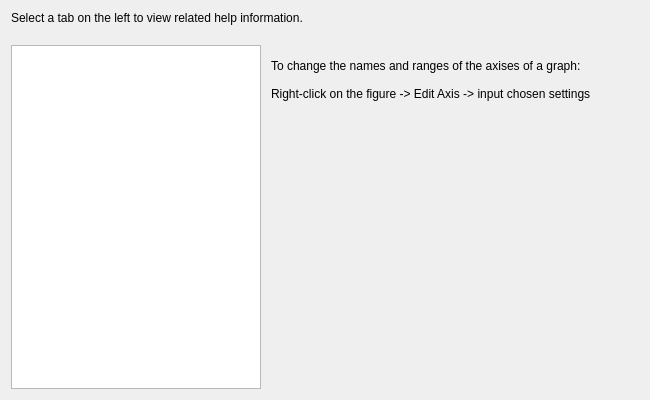
<?xml version="1.0" encoding="UTF-8"?>
<ui version="4.0">
 <class>HelpDialog</class>
 <widget class="QDialog" name="HelpDialog">
  <property name="geometry">
   <rect>
    <x>0</x>
    <y>0</y>
    <width>650</width>
    <height>400</height>
   </rect>
  </property>
  <property name="sizePolicy">
   <sizepolicy hsizetype="MinimumExpanding" vsizetype="MinimumExpanding">
    <horstretch>0</horstretch>
    <verstretch>0</verstretch>
   </sizepolicy>
  </property>
  <property name="minimumSize">
   <size>
    <width>650</width>
    <height>400</height>
   </size>
  </property>
  <property name="maximumSize">
   <size>
    <width>650</width>
    <height>400</height>
   </size>
  </property>
  <property name="windowTitle">
   <string>Help</string>
  </property>
  <property name="windowIcon">
   <iconset resource="resources.qrc">
    <normaloff>:/icons/helpSymbol.svg</normaloff>:/icons/helpSymbol.svg</iconset>
  </property>
  <layout class="QVBoxLayout" name="verticalLayout_4">
   <item>
    <widget class="QLabel" name="label_4">
     <property name="text">
      <string>Select a tab on the left to view related help information.
</string>
     </property>
    </widget>
   </item>
   <item>
    <layout class="QHBoxLayout" name="horizontalLayout">
     <item>
      <widget class="QListWidget" name="listWidget">
       <property name="minimumSize">
        <size>
         <width>250</width>
         <height>0</height>
        </size>
       </property>
       <property name="maximumSize">
        <size>
         <width>250</width>
         <height>16777215</height>
        </size>
       </property>
      </widget>
     </item>
     <item>
      <widget class="QStackedWidget" name="stackedWidget">
       <property name="currentIndex">
        <number>5</number>
       </property>
       <widget class="QWidget" name="page">
        <layout class="QVBoxLayout" name="verticalLayout">
         <item>
          <widget class="QPlainTextEdit" name="plainTextEdit">
           <property name="styleSheet">
            <string notr="true">background: transparent;
border: none;</string>
           </property>
           <property name="readOnly">
            <bool>true</bool>
           </property>
           <property name="plainText">
            <string>Loading a file can be done by clicking on:

File menu -&gt; Load Dataset -&gt; Select a dataset file

Alternatively, by clicking on the page symbol in the toolbar at the top of the app.</string>
           </property>
          </widget>
         </item>
        </layout>
       </widget>
       <widget class="QWidget" name="page_2">
        <layout class="QVBoxLayout" name="verticalLayout_5">
         <item>
          <widget class="QPlainTextEdit" name="plainTextEdit_2">
           <property name="styleSheet">
            <string notr="true">background: transparent;
border: none;</string>
           </property>
           <property name="readOnly">
            <bool>true</bool>
           </property>
           <property name="plainText">
            <string>There are two methods for plotting a dataset.

Method 1:
Right-mouse-click on the dataset -&gt; Plot -&gt; 1D Plot
Right-mouse-click on the dataset -&gt; Plot -&gt; Histogram Plot, follow instructions and click 'OK'

Method 2:
Plot -&gt; 1D Plot -&gt; Select a dataset to plot.
Plot -&gt; Histogram Plot -&gt; Follow the instructions of the dialog box and click 'OK'</string>
           </property>
          </widget>
         </item>
        </layout>
       </widget>
       <widget class="QWidget" name="page_3">
        <layout class="QVBoxLayout" name="verticalLayout_2">
         <item>
          <widget class="QPlainTextEdit" name="plainTextEdit_3">
           <property name="sizePolicy">
            <sizepolicy hsizetype="Minimum" vsizetype="Minimum">
             <horstretch>0</horstretch>
             <verstretch>0</verstretch>
            </sizepolicy>
           </property>
           <property name="styleSheet">
            <string notr="true">background: transparent;
border: none;</string>
           </property>
           <property name="readOnly">
            <bool>true</bool>
           </property>
           <property name="plainText">
            <string>To rename a loaded dataset:

right-click on the dataset -&gt; Edit Dataset Name</string>
           </property>
          </widget>
         </item>
        </layout>
       </widget>
       <widget class="QWidget" name="page_4">
        <layout class="QVBoxLayout" name="verticalLayout_3">
         <item>
          <widget class="QPlainTextEdit" name="plainTextEdit_4">
           <property name="styleSheet">
            <string notr="true">QPlainTextEdit {
background: transparent;
border: none;
}</string>
           </property>
           <property name="readOnly">
            <bool>true</bool>
           </property>
           <property name="plainText">
            <string>The app currently is designed to work with datasets saved in txt file, where the data is listed in two columns. The first column is the x coordinate of the data point while the second is the y coordinate of the datapoints.

The x and y coordinates can be either separated by a tab or a comma.</string>
           </property>
          </widget>
         </item>
        </layout>
       </widget>
       <widget class="QWidget" name="page_5">
        <layout class="QVBoxLayout" name="verticalLayout_6">
         <item>
          <widget class="QPlainTextEdit" name="plainTextEdit_5">
           <property name="styleSheet">
            <string notr="true">QPlainTextEdit {
background: transparent;
border: none;
}</string>
           </property>
           <property name="readOnly">
            <bool>true</bool>
           </property>
           <property name="plainText">
            <string>To change the colour, style etc. of a graph:

Right-click on the figure -&gt; Edit style -&gt; input chosen settings</string>
           </property>
          </widget>
         </item>
        </layout>
       </widget>
       <widget class="QWidget" name="page_9">
        <widget class="QPlainTextEdit" name="plainTextEdit_10">
         <property name="geometry">
          <rect>
           <x>0</x>
           <y>10</y>
           <width>381</width>
           <height>381</height>
          </rect>
         </property>
         <property name="styleSheet">
          <string notr="true">QPlainTextEdit {
background: transparent;
border: none;
}</string>
         </property>
         <property name="readOnly">
          <bool>true</bool>
         </property>
         <property name="plainText">
          <string>To change the names and ranges of the axises of a graph:

Right-click on the figure -&gt; Edit Axis -&gt; input chosen settings</string>
         </property>
        </widget>
       </widget>
       <widget class="QWidget" name="page_6">
        <layout class="QVBoxLayout" name="verticalLayout_7">
         <item>
          <widget class="QPlainTextEdit" name="plainTextEdit_6">
           <property name="styleSheet">
            <string notr="true">QPlainTextEdit {
background: transparent;
border: none;
}</string>
           </property>
           <property name="readOnly">
            <bool>true</bool>
           </property>
           <property name="plainText">
            <string>To plot an additional graph to a figure window:

Right-click on the figure -&gt; Add Data -&gt; select a loaded dataset to plot.</string>
           </property>
          </widget>
         </item>
        </layout>
       </widget>
       <widget class="QWidget" name="page_7">
        <layout class="QVBoxLayout" name="verticalLayout_8">
         <item>
          <widget class="QPlainTextEdit" name="plainTextEdit_7">
           <property name="styleSheet">
            <string notr="true">QPlainTextEdit {
background: transparent;
border: none;
}</string>
           </property>
           <property name="readOnly">
            <bool>true</bool>
           </property>
           <property name="plainText">
            <string>You can perform mathematical functions with entire datasets using the following method:

Analysis -&gt; Function -&gt; input a mathematical formula.

Dataset names are case sensitive and must be typed correctly and fully.

Datasets being used must be of equal size.

The mathematical equation must comprise 2 datasets. More or less than this will result in errors.</string>
           </property>
          </widget>
         </item>
        </layout>
       </widget>
       <widget class="QWidget" name="page_8">
        <widget class="QPlainTextEdit" name="plainTextEdit_9">
         <property name="geometry">
          <rect>
           <x>0</x>
           <y>7</y>
           <width>381</width>
           <height>381</height>
          </rect>
         </property>
         <property name="styleSheet">
          <string notr="true">QPlainTextEdit {
background: transparent;
border: none;
}</string>
         </property>
         <property name="readOnly">
          <bool>true</bool>
         </property>
         <property name="plainText">
          <string>You can perform interpolation with entire datasets using the following method:

Analysis -&gt; Interpolation -&gt; choose interpolation datasets and method.

The interpolation operation must comprise 2 different datasets. </string>
         </property>
        </widget>
       </widget>
       <widget class="QWidget" name="page_10">
        <widget class="QPlainTextEdit" name="plainTextEdit_11">
         <property name="geometry">
          <rect>
           <x>0</x>
           <y>0</y>
           <width>381</width>
           <height>381</height>
          </rect>
         </property>
         <property name="styleSheet">
          <string notr="true">QPlainTextEdit {
background: transparent;
border: none;
}</string>
         </property>
         <property name="readOnly">
          <bool>true</bool>
         </property>
         <property name="plainText">
          <string>To export a figure:

Right-click on the figure -&gt; Export -&gt; input the name of the figure end up with the file type, eg. png, pdf.</string>
         </property>
        </widget>
       </widget>
      </widget>
     </item>
    </layout>
   </item>
  </layout>
 </widget>
 <resources>
  <include location="resources.qrc"/>
 </resources>
 <connections>
  <connection>
   <sender>listWidget</sender>
   <signal>currentRowChanged(int)</signal>
   <receiver>stackedWidget</receiver>
   <slot>setCurrentIndex(int)</slot>
   <hints>
    <hint type="sourcelabel">
     <x>160</x>
     <y>193</y>
    </hint>
    <hint type="destinationlabel">
     <x>342</x>
     <y>220</y>
    </hint>
   </hints>
  </connection>
 </connections>
</ui>
